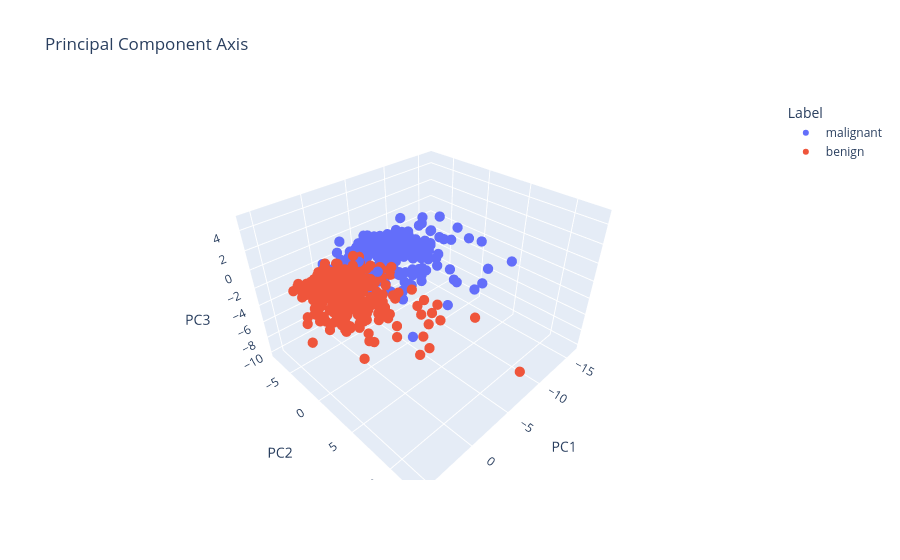

The notebook cell this image was saved under:
### Markdown cell above
### Question:
Referring to the plot above, can you reason why PCA can be a good candidate before training models for Machine learning?

#### Answer:
The first two principal components show visible structure between the benign and malignant samples, although the groups are not perfectly separated. PCA can project many correlated measurements into a smaller set of features while retaining as much variance as possible, which can make data easier to visualize and may reduce model cost. PCA is unsupervised: it does not use the class labels when finding components, so the plot is an exploratory view rather than proof of classification performance. Dimensionality reduction also does not guarantee less overfitting or better accuracy; those outcomes should be checked with a held-out evaluation. When used in a predictive pipeline, fit the scaler and PCA on the training data only to avoid data leakage.

Let us now try and visualize this in the first 3 Principal Components space.

### Code cell
fig = px.scatter_3d(final_df, x='PC1', y='PC2', z='PC3', color='Label', title="Principal Component Axis")
fig.update_traces(marker=dict(size=6,))

fig.show()

# Static 3D Matplotlib rendering complements the interactive Plotly view.
fig_mpl = plt.figure(figsize=(9, 7))
ax = fig_mpl.add_subplot(111, projection="3d")
for label, color in [("benign", "#168aad"), ("malignant", "#e76f51")]:
    subset = final_df[final_df["Label"] == label]
    ax.scatter(subset["PC1"], subset["PC2"], subset["PC3"], label=label.title(), color=color, alpha=0.7, s=18)
ax.set(title="Breast cancer samples projected onto PC1, PC2, and PC3", xlabel="PC1", ylabel="PC2", zlabel="PC3")
ax.legend(title="Diagnosis")
fig_mpl.tight_layout()
plt.show()

### Figure 1 — Plotly figure (JSON) as saved in the notebook; plotly's stock layout.template omitted (floating-point values rounded to 4 significant figures; data arrays with more than 128 entries replaced by an {"elided": "..."} marker saying what was removed)
{"data": [{"hovertemplate": "Label=malignant<br>PC1=%{x}<br>PC2=%{y}<br>PC3=%{z}<extra></extra>", "legendgroup": "malignant", "marker": {"color": "#636efa", "size": 6, "symbol": "circle"}, "mode": "markers", "name": "malignant", "scene": "scene", "showlegend": true, "type": "scatter3d", "x": {"elided": "212 float values"}, "y": {"elided": "212 float values"}, "z": {"elided": "212 float values"}}, {"hovertemplate": "Label=benign<br>PC1=%{x}<br>PC2=%{y}<br>PC3=%{z}<extra></extra>", "legendgroup": "benign", "marker": {"color": "#EF553B", "size": 6, "symbol": "circle"}, "mode": "markers", "name": "benign", "scene": "scene", "showlegend": true, "type": "scatter3d", "x": {"elided": "357 float values"}, "y": {"elided": "357 float values"}, "z": {"elided": "357 float values"}}], "layout": {"legend": {"title": {"text": "Label"}, "tracegroupgap": 0}, "scene": {"domain": {"x": [0.0, 1.0], "y": [0.0, 1.0]}, "xaxis": {"title": {"text": "PC1"}}, "yaxis": {"title": {"text": "PC2"}}, "zaxis": {"title": {"text": "PC3"}}}, "title": {"text": "Principal Component Axis"}}}
